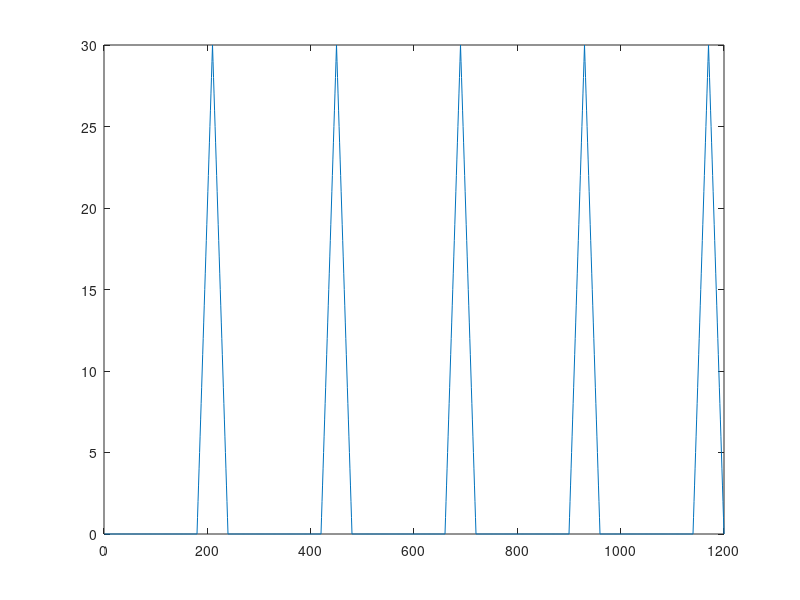

This chart was generated by the following MATLAB code:
clear,clc,close all;
d1_time = 180;
d2_time = 60;
d1 = zeros(1,d1_time);
t = 1:d2_time;
d2 = zeros(0);
for i=1:5
d2 = [d2 d1];
d2 = [d2 square(t/(pi*3.1), 50)];
end
csum = cumsum(d2);
plot(csum);